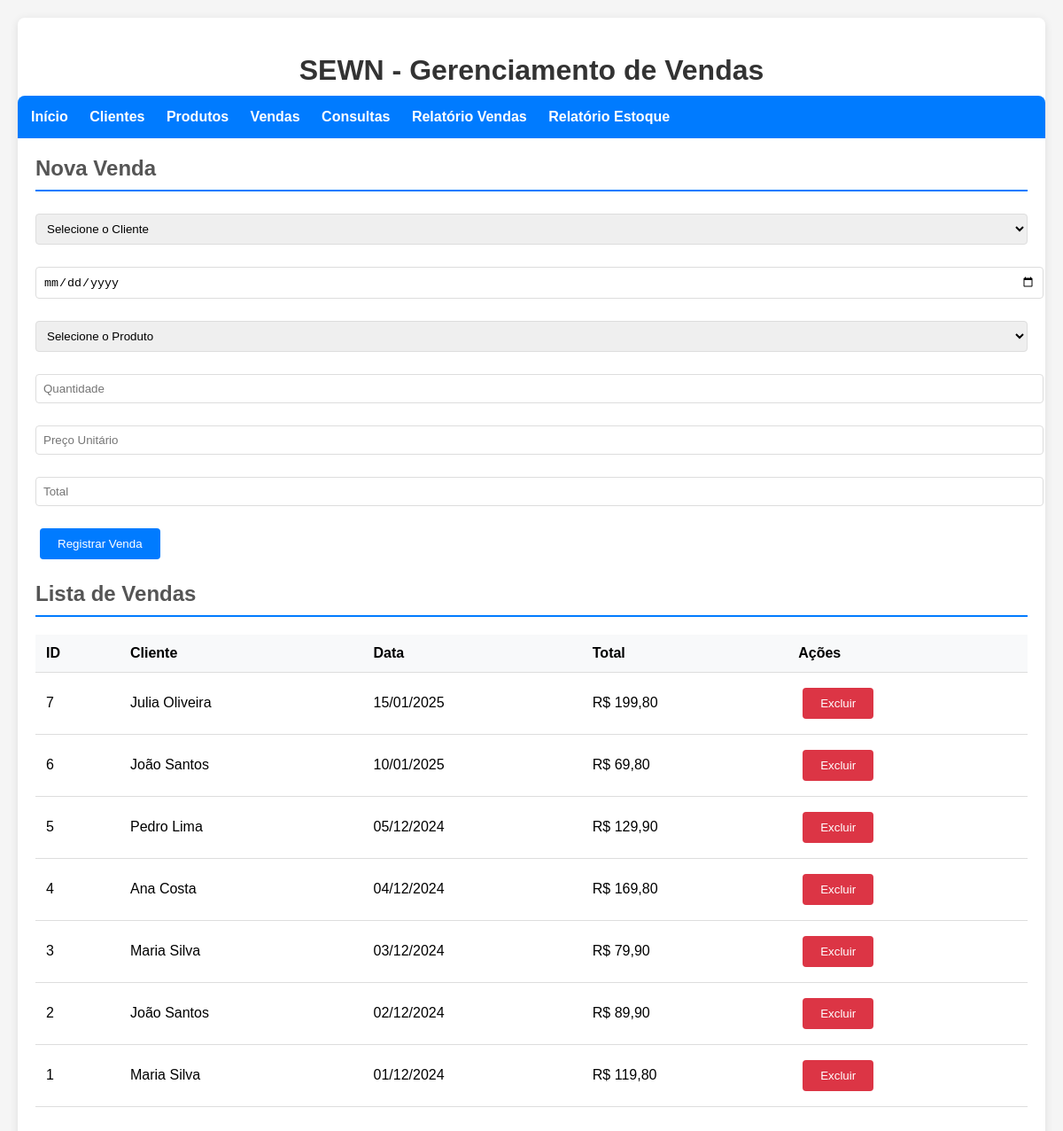
The page /pages/vendas.php on the database its author committed.
### tables this page shows
CREATE TABLE vendas (
    id INT PRIMARY KEY AUTO_INCREMENT,
    cliente_id INT,
    data_venda DATE NOT NULL,
    total DECIMAL(10,2) NOT NULL,
    created_at TIMESTAMP DEFAULT CURRENT_TIMESTAMP,
    FOREIGN KEY (cliente_id) REFERENCES clientes(id)
);

CREATE TABLE clientes (
    id INT PRIMARY KEY AUTO_INCREMENT,
    nome VARCHAR(100) NOT NULL,
    email VARCHAR(100),
    telefone VARCHAR(20),
    endereco TEXT,
    created_at TIMESTAMP DEFAULT CURRENT_TIMESTAMP
);

### pages/vendas.php (the view, shortened to what this page needs)
<?php
require_once '../config/database.php';
$vendas = $pdo->query("
    SELECT v.*, c.nome as cliente_nome
    FROM vendas v
    LEFT JOIN clientes c ON v.cliente_id = c.id
    ORDER BY v.data_venda DESC
")->fetchAll();
?>
<!DOCTYPE html>
<html lang="pt-br">
<head>
    <link rel="stylesheet" href="../css/style.css">
</head>
<body>
    <div class="container">
        <h1>SEWN - Gerenciamento de Vendas</h1>
        <nav>
            <a href="../index.php">Início</a>
            <a href="clientes.php">Clientes</a>
            <a href="produtos.php">Produtos</a>
            <a href="vendas.php">Vendas</a>
            <a href="consultas.php">Consultas</a>
            <a href="../reports/vendas_cliente.php">Relatório Vendas</a>
            <a href="../reports/estoque_baixo.php">Relatório Estoque</a>
        </nav>
        <h2>Nova Venda</h2>
        <form method="POST">
            <div class="form-group">
                <select name="cliente_id" required>
                    <option value="">Selecione o Cliente</option>
                </select>
            </div>
            <div class="form-group">
                <input type="date" name="data_venda" required>
            </div>
            <div class="form-group">
                <select name="produto_id" required onchange="updatePrice(this)">
                    <option value="">Selecione o Produto</option>
                </select>
            </div>
            <div class="form-group">
                <input type="number" name="quantidade" placeholder="Quantidade" min="1" required onchange="updateTotal()">
            </div>
            <div class="form-group">
                <input type="number" step="0.01" name="preco_unitario" placeholder="Preço Unitário" required onchange="updateTotal()">
            </div>
            <div class="form-group">
                <input type="number" step="0.01" name="total" placeholder="Total" required readonly>
            </div>
            <button type="submit">Registrar Venda</button>
        </form>
        <h2>Lista de Vendas</h2>
        <table>
            <thead>
                <tr>
                    <th>ID</th>
                    <th>Cliente</th>
                    <th>Data</th>
                    <th>Total</th>
                    <th>Ações</th>
                </tr>
            </thead>
            <tbody>
                <?php foreach ($vendas as $venda): ?>
                <tr>
                    <td><?= $venda['id'] ?></td>
                    <td><?= $venda['cliente_nome'] ?></td>
                    <td><?= date('d/m/Y', strtotime($venda['data_venda'])) ?></td>
                    <td>R$ <?= number_format($venda['total'], 2, ',', '.') ?></td>
                    <td>
                        <form method="POST" style="display:inline;">
                            <button type="submit" class="btn-danger" onclick="return confirm('Tem certeza?')">Excluir</button>
                        </form>
                    </td>
                </tr>
                <?php endforeach; ?>
            </tbody>
        </table>
    </div>
</body>
</html>

### css/style.css (style rules this page uses)
body { font-family: Arial, sans-serif; margin: 0; padding: 20px; background: #f5f5f5; }
.container { max-width: 1200px; margin: 0 auto; background: white; padding: 20px; border-radius: 8px; box-shadow: 0 2px 10px rgba(0, 0, 0, 0.1); }
h1 { color: #333; text-align: center; margin-bottom: 30px; }
h2 { color: #555; border-bottom: 2px solid #007bff; padding-bottom: 10px; }
nav { background: #007bff; padding: 15px; margin: -20px -20px 20px -20px; border-radius: 8px 8px 0 0; }
nav a { color: white; text-decoration: none; margin-right: 20px; font-weight: bold; }
table { width: 100%; border-collapse: collapse; margin: 20px 0; }
th, td { padding: 12px; text-align: left; border-bottom: 1px solid #ddd; }
th { background: #f8f9fa; font-weight: bold; }
form { margin: 20px 0; }
input, select, textarea { width: 100%; padding: 8px; margin: 5px 0; border: 1px solid #ddd; border-radius: 4px; }
button { background: #007bff; color: white; padding: 10px 20px; border: none; border-radius: 4px; cursor: pointer; margin: 5px; }
.btn-danger { background: #dc3545; }
.form-group { margin-bottom: 15px; }

### rows shown on the page
vendas: id "7", cliente.nome "Julia Oliveira", data_venda "15/01/2025", total "199,80"
vendas: id "6", cliente.nome "João Santos", data_venda "10/01/2025", total "69,80"
vendas: id "5", cliente.nome "Pedro Lima", data_venda "05/12/2024", total "129,90"
vendas: id "4", cliente.nome "Ana Costa", data_venda "04/12/2024", total "169,80"
vendas: id "3", cliente.nome "Maria Silva", data_venda "03/12/2024", total "79,90"
vendas: id "2", cliente.nome "João Santos", data_venda "02/12/2024", total "89,90"
vendas: id "1", cliente.nome "Maria Silva", data_venda "01/12/2024", total "119,80"
